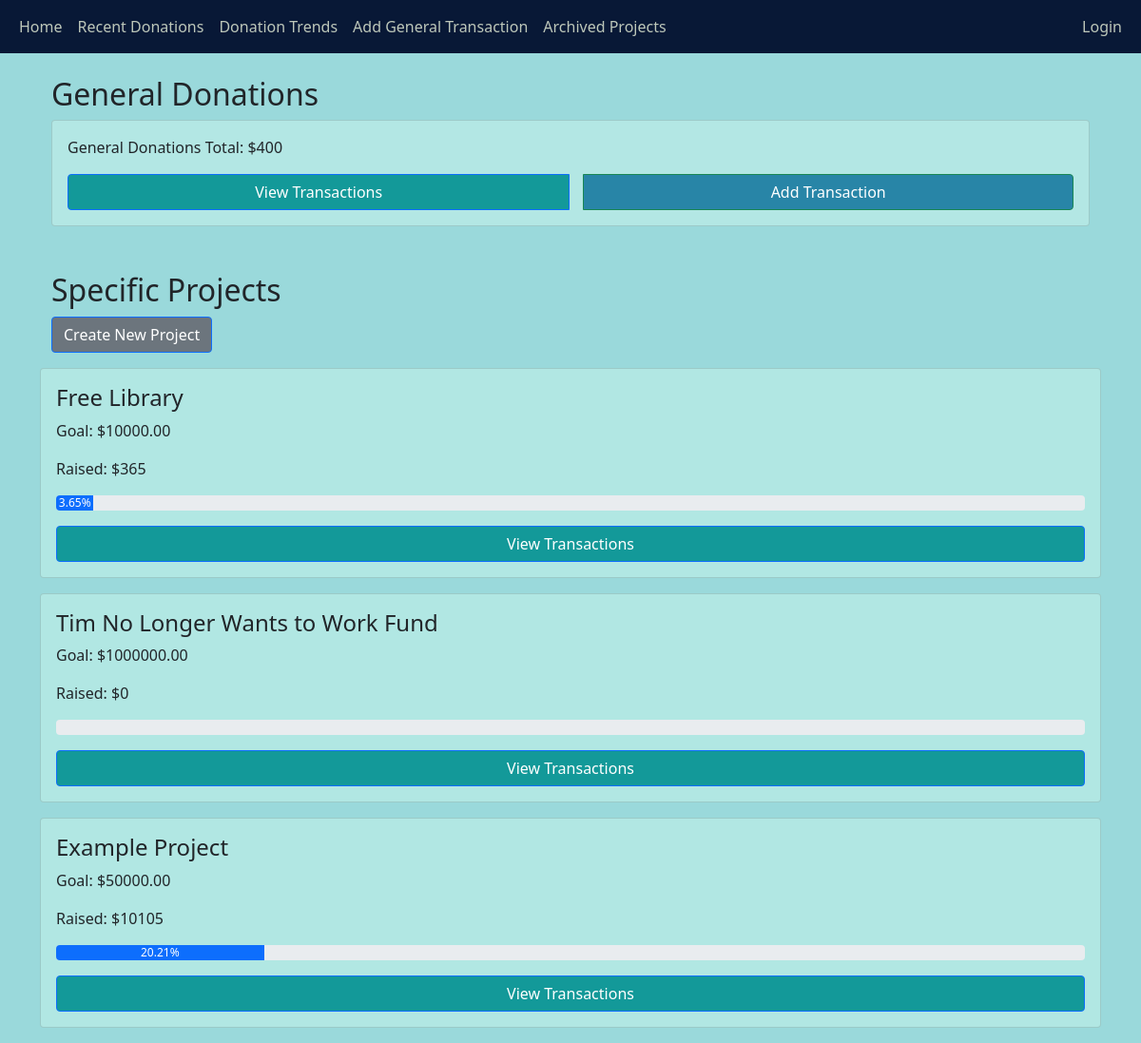
The app's page /, older data.
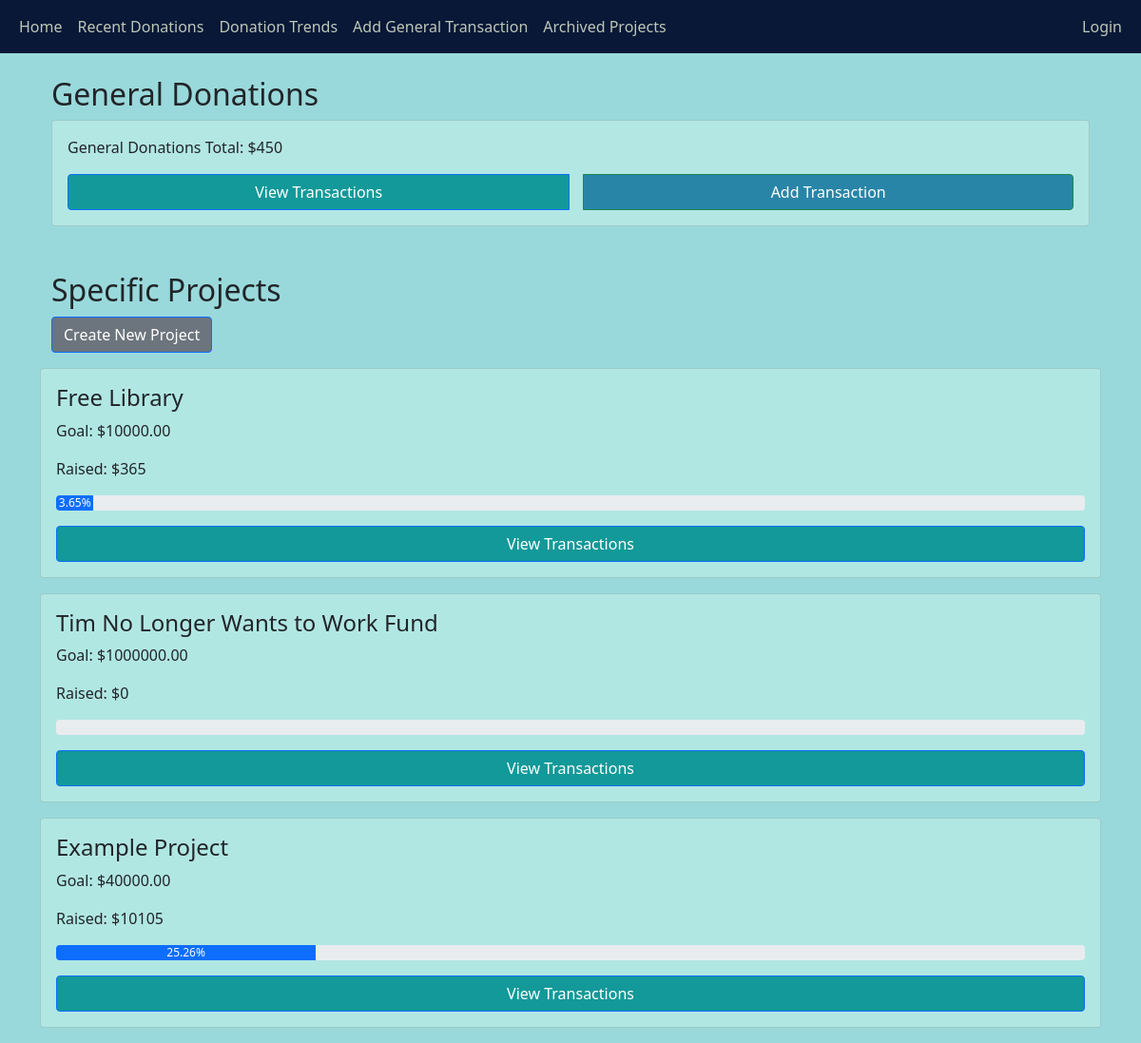
The same page, newer data.
### main/models.py (models this page shows, shortened)
class Project(models.Model):
    name = models.CharField(max_length=100)
    start_date = models.DateField()
    end_date = models.DateField()
    goal_amount = models.DecimalField(max_digits=10, decimal_places=2)
    description = models.TextField(null=True, blank=True)
    owner = models.ForeignKey(User, on_delete=models.CASCADE)
    is_archived = models.BooleanField(default=False)

### main/views.py (the view)
# urls.py: path('', views.home, name='home'),
def home(request):
    general_total = Transaction.objects.filter(fund="general").aggregate(Sum('amount'))['amount__sum'] or 0
    projects = Project.objects.filter(is_archived=False) #projects = Project.objects.all()
    project_data = []
    for project in projects:
        total_raised = project.transactions.aggregate(Sum('amount'))['amount__sum'] or 0
        progress_percentage = (total_raised / project.goal_amount) * 100 if project.goal_amount > 0 else 0
        project_data.append({
            'project': project,
            'total_raised': total_raised,
            'progress_percentage': round(progress_percentage, 2),
            'is_owner': project.owner ==request.user
        })
    return render(request, 'main/home.html', {
        'general_total': general_total,
        'project_data': project_data
    })

### main/templates/main/home.html (shortened to what this page needs)
{% extends 'main/base.html' %}
{% block content %}
<div class="container mt-4">
    <h2>General Donations</h2>
    <div class="card p-3" style="background-color: #b3e7e4;">
        <p>General Donations Total: ${{ general_total }}</p>
        <div class="btn-group">
            <a href="{% url 'view_general_transactions' %}" class="btn btn-primary" class="btn" style="background-color: #069393eb; color: white !important;" >View Transactions</a>
            <a href="{% url 'add_general_transaction' %}" class="btn btn-success"  style="background-color: #2885a7; color: rgb(255, 255, 255) !important;">Add Transaction</a>
        </div>
    </div>
    <h2 class="mt-5">Specific Projects</h2>
    <a href="{% url 'create_project' %}" class="btn btn-primary mb-3"style="background-color: #6c757d; color: white !important;">Create New Project</a>
</div>
    {% for data in project_data %}
    <div class="card p-3 mb-3 position-relative" style="background-color: #b1e7e3;" style="padding-top: 2.5rem ;">
        <h4>{{ data.project.name }}</h4>
        <p>Goal: ${{ data.project.goal_amount }}</p>
        <p>Raised: ${{ data.total_raised }}</p>
        <div class="progress mb-3">
            <div class="progress-bar" role="progressbar"
                 style="width: {{ data.progress_percentage }}%;
                 aria-valuenow="{{ data.progress_percentage }}" aria-valuemin="0" aria-valuemax="100">
                {{ data.progress_percentage }}%
            </div>
        </div>
        <div class="btn-group">
            <a href="{% url 'view_project_transactions' data.project.id %}" class="btn btn-primary"  style="background-color: #069393eb; color: white !important;">View Transactions</a>
        </div>
    </div>
    {% endfor %}
</div>
{% endblock %}

### main/templates/main/base.html (shortened to what this page needs)
<!DOCTYPE html>
<html lang="en">
<head>
    <link href="https://cdn.jsdelivr.net/npm/bootstrap@5.1.3/dist/css/bootstrap.min.css" rel="stylesheet">
</head>
<body>
    <nav class="navbar navbar-expand-lg navbar-custom navbar-dark bg-dark">
        <div class="container-fluid">
            <div>
                <ul class="navbar-nav me-auto mb-2 mb-lg-0">
                    <li class="nav-item">
                        <a class="nav-link" href="/home">Home</a>
                    </li>
                    <li class="nav-item">
                        <a class="nav-link" href="/donations">Recent Donations</a>
                    </li>
                    <li class="nav-item">
                        <a class="nav-link" href="/trends">Donation Trends</a>
                    </li>
                    <li class="nav-item">
                        <a class="nav-link" href="{% url 'add_general_transaction' %}">Add General Transaction</a>
                    </li>
                    <li class="nav-item">
                        <a class="nav-link" href="{% url 'archived_projects' %}">Archived Projects</a>
                    </li>
                </ul>
            </div>
            <div>
                <ul class="navbar-nav">
                    {% if user.is_authenticated %}
                    <span class="navbar-text">Logged in as {{ user.username }} | </span>
                    <li class="nav-item">
                        <a class="nav-link" href="/logout">Logout</a>
                    </li>
                    {% else %}
                    <li class="nav-item">
                        <a class="nav-link" href="/login">Login</a>
                    </li>
                    {% endif %}
                </ul>
            </div>
        </div>
    </nav>
    <div class="container">
        {% block content %}{% endblock %}
</body>
</html>

### main/templates/main/base.html (style rules this page uses)
.btn-group { display: flex; gap: 15px; justify-content: center; flex-wrap: wrap; }
body { background-color: #9ad9db }
.navbar-custom { background-color: #081836 !important; }
.navbar-custom .nav-link { color: #bdc7ba !important; }

Row changes from the older to the newer data that the page shows:
changed Project "Example Project": project.goal_amount "50000.00" → "40000.00"; {{ data.progress_percentage }} 20.21 → 25.26 (drawn); progress_percentage "20.21" → "25.26"
Text that changed along with them:
{{ general_total }}: "400" → "450"
